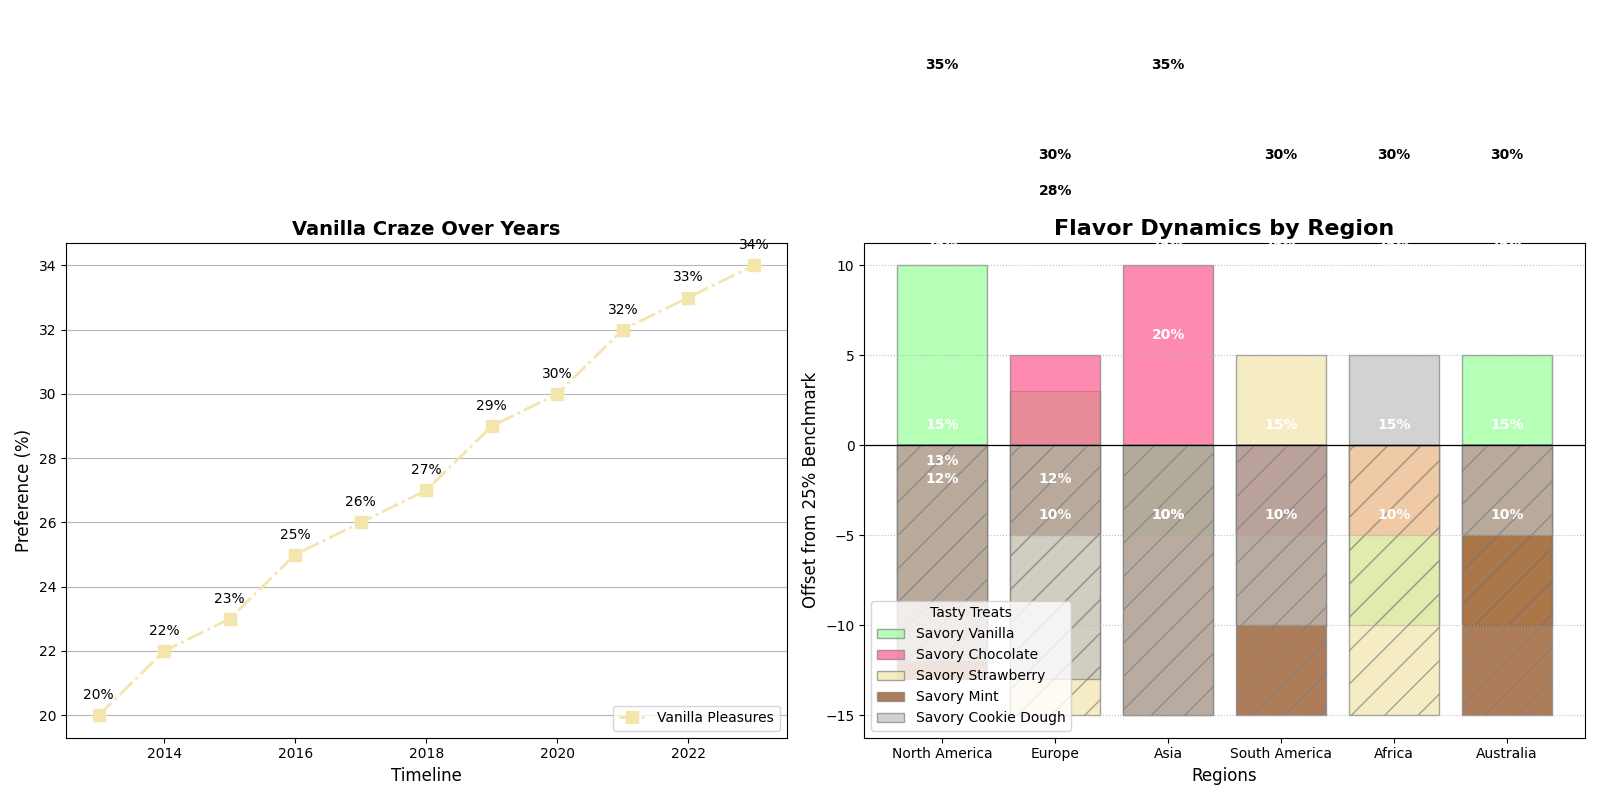

Here is the Python script that generated this plot:
import matplotlib.pyplot as plt
import numpy as np

continents = ['North America', 'Europe', 'Asia', 'South America', 'Africa', 'Australia']
flavors = ['Vanilla', 'Chocolate', 'Strawberry', 'Mint', 'Cookie Dough']

na_flavors = [35, 25, 15, 12, 13]
eu_flavors = [28, 30, 10, 20, 12]
asia_flavors = [20, 35, 25, 10, 10]
sa_flavors = [25, 20, 30, 10, 15]
africa_flavors = [15, 20, 10, 25, 30]
australia_flavors = [30, 25, 15, 10, 20]

flavor_data = np.array([na_flavors, eu_flavors, asia_flavors, sa_flavors, africa_flavors, australia_flavors])

baseline = 25
flavor_data_pos = np.where(flavor_data > baseline, flavor_data - baseline, 0)
flavor_data_neg = np.where(flavor_data <= baseline, flavor_data - baseline, 0)

# Changed the order of colors to shuffle them
colors = ['#98ff98', '#fc5a8d', '#f3e5ab', '#8b4513', '#c0c0c0']
markers = ['s', '^']
linestyles = ['-.', (0, (3, 1, 1, 1))]

fig, (ax1, ax2) = plt.subplots(1, 2, figsize=(16, 8))

years = np.arange(2013, 2024)
vanilla_growth = [20, 22, 23, 25, 26, 27, 29, 30, 32, 33, 34]

ax1.plot(years, vanilla_growth, marker=markers[0], linestyle=linestyles[0], color=colors[2], linewidth=2, markersize=8, label='Vanilla Pleasures')

for i, growth in enumerate(vanilla_growth):
    ax1.text(years[i], growth + 0.5, f'{growth}%', ha='center', fontsize=10)

ax1.set_title("Vanilla Craze Over Years", fontsize=14, fontweight='bold')
ax1.set_xlabel("Timeline", fontsize=12)
ax1.set_ylabel("Preference (%)", fontsize=12)
ax1.legend(loc='lower right')
ax1.yaxis.grid(True, linestyle='-', linewidth=0.8, alpha=0.9)

for idx, flavor in enumerate(flavors):
    ax2.bar(continents, flavor_data_pos[:, idx], label=f'Savory {flavor}', color=colors[idx], edgecolor='gray', alpha=0.7)
    ax2.bar(continents, flavor_data_neg[:, idx], color=colors[idx], edgecolor='gray', hatch='/', alpha=0.7)

for cont_idx, cont_data in enumerate(flavor_data):
    for flavor_idx, value in enumerate(cont_data):
        ax2.text(cont_idx, value - baseline / 1.8, f'{value}%', va='center', ha='center', color='black' if flavor_data_pos[cont_idx, flavor_idx] > 0 else 'white', fontweight='bold')

ax2.set_title("Flavor Dynamics by Region", fontsize=16, fontweight='bold')
ax2.set_xlabel("Regions", fontsize=12)
ax2.set_ylabel("Offset from 25% Benchmark", fontsize=12)
ax2.axhline(0, color='black', linewidth=0.9)
ax2.legend(title='Tasty Treats', loc='lower left')
ax2.yaxis.grid(True, linestyle=':', linewidth=0.8, alpha=0.8)

fig.tight_layout()

plt.show()
